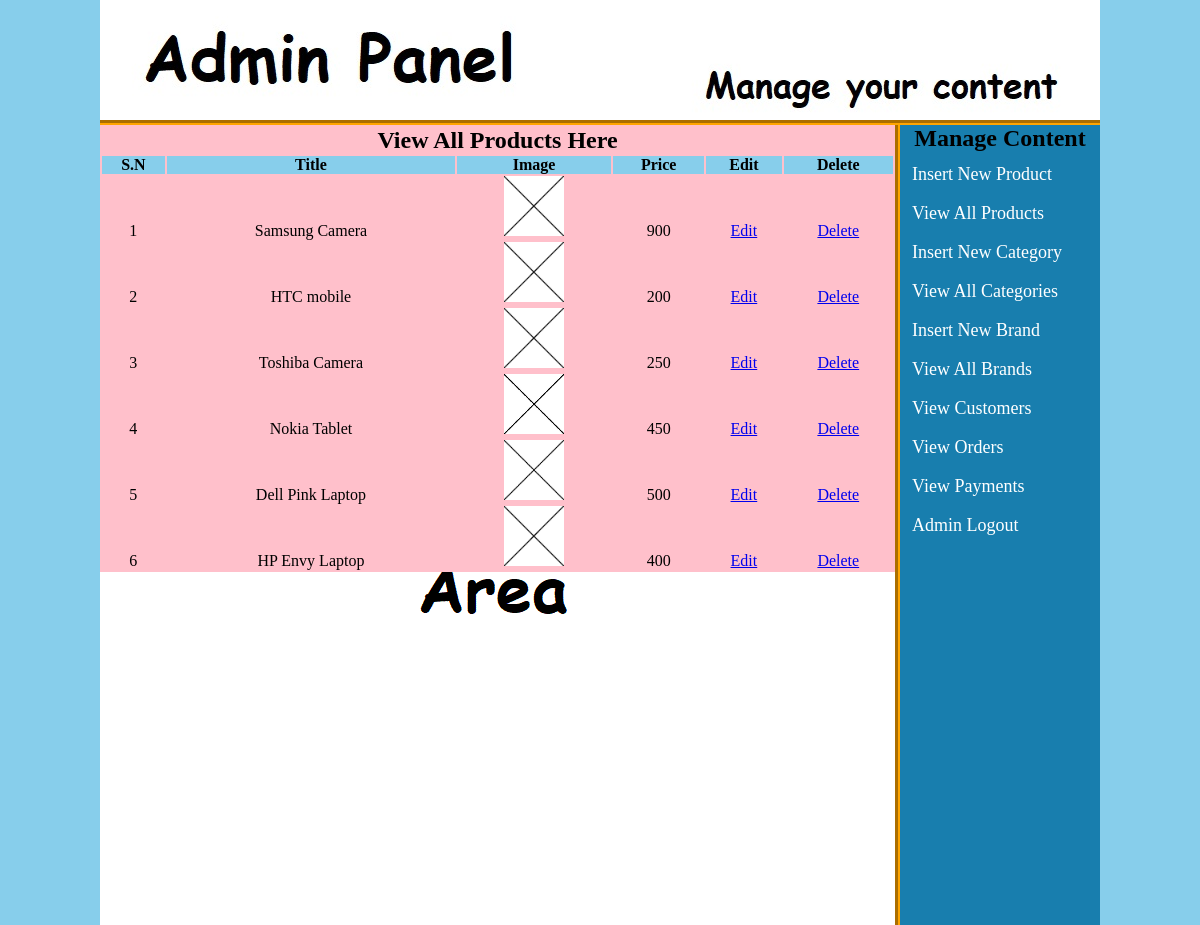
Page /admin_area/index.php?view_products (signed in) on the committed database.
### tables this page shows
CREATE TABLE IF NOT EXISTS `products` (
  `product_id` int(100) NOT NULL AUTO_INCREMENT,
  `product_cat` int(100) NOT NULL,
  `product_brand` int(100) NOT NULL,
  `product_title` varchar(255) NOT NULL,
  `product_price` int(100) NOT NULL,
  `product_desc` text NOT NULL,
  `product_image` text NOT NULL,
  `product_keywords` text NOT NULL,
  PRIMARY KEY (`product_id`)
);

### admin_area/view_products.php (the view)
<?php
if(!isset($_SESSION['user_email'])){
	echo "<script>window.open('login.php?not_admin=You are not an Admin!','_self')</script>";
}
else {
?>
<table width="795" align="center" bgcolor="pink">
	<tr align="center">
		<td colspan="6"><h2>View All Products Here</h2></td>
	</tr>
	<tr align="center" bgcolor="skyblue">
		<th>S.N</th>
		<th>Title</th>
		<th>Image</th>
		<th>Price</th>
		<th>Edit</th>
		<th>Delete</th>
	</tr>
	<?php
	include("includes/db.php");
	$get_pro = "select * from products";
	$run_pro = mysqli_query($con, $get_pro);
	$i = 0;
	while ($row_pro=mysqli_fetch_array($run_pro)){
		$pro_id = $row_pro['product_id'];
		$pro_title = $row_pro['product_title'];
		$pro_image = $row_pro['product_image'];
		$pro_price = $row_pro['product_price'];
		$i++;
	?>
	<tr align="center">
		<td><?php echo $i;?></td>
		<td><?php echo $pro_title;?></td>
		<td><img src="product_images/<?php echo $pro_image;?>" width="60" height="60"/></td>
		<td><?php echo $pro_price;?></td>
		<td><a href="index.php?edit_pro=<?php echo $pro_id; ?>">Edit</a></td>
		<td><a href="delete_pro.php?delete_pro=<?php echo $pro_id;?>">Delete</a></td>
	</tr>
	<?php } ?>
</table>
<?php } ?>

### admin_area/styles/style.css (style rules this page uses)
html, body, div, span, applet, object, iframe, h1, h2, h3, h4, h5, h6, p, blockquote, pre, a, abbr, acronym, address, big, cite, code, del, dfn, em, img, ins, kbd, q, s, samp, small, strike, strong, sub, sup, tt, var, b, u, i, center, dl, dt, dd, ol, ul, li, fieldset, form, label, legend, table, caption, tbody, tfoot, thead, tr, th, td, article, aside, canvas, details, embed, figure, figcaption, footer, header, hgroup, menu, nav, output, ruby, section, summary, time, mark, audio, video { margin: 0; padding: 0; border: 0; vertical-align: baseline; }
body { background:skyblue; }

### rows in the picture
products: product_title "Samsung Camera", product_image (picture), product_price "900"
products: product_title "HTC mobile", product_image (picture), product_price "200"
products: product_title "Toshiba Camera", product_image (picture), product_price "250"
products: product_title "Nokia Tablet", product_image (picture), product_price "450"
products: product_title "Dell Pink Laptop", product_image (picture), product_price "500"
products: product_title "HP Envy Laptop", product_image (picture), product_price "400"
